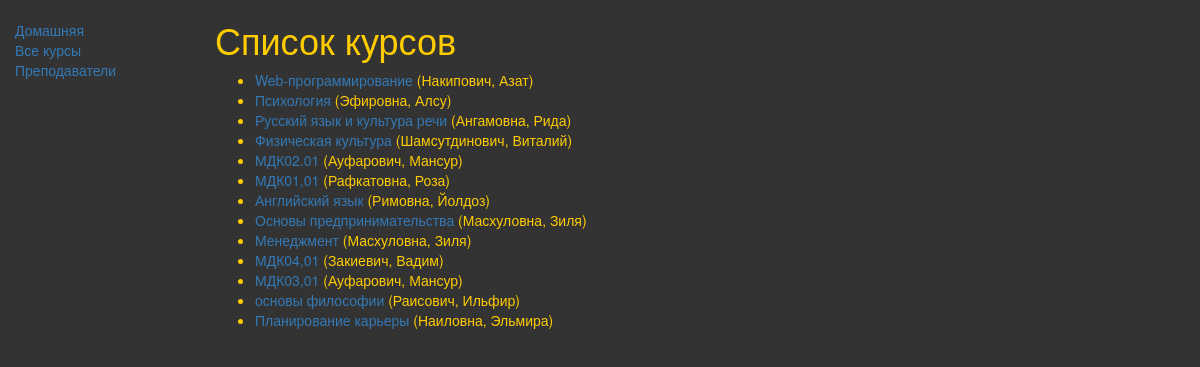
/firstapp/course/, run on the app's committed database.
### firstapp/models.py (models this page shows, shortened)
class course(models.Model):
    title = models.CharField(max_length=200)
    teacher = models.ForeignKey('Teacher', on_delete=models.SET_NULL, null=True)
    summary = models.TextField(max_length=1000, help_text="Введите описание учебного курса")
    faculty = models.ManyToManyField(faculty, help_text="Выберете факультет")
    def get_absolute_url(self):
        return reverse('данные о курсе', args=[str(self.id)])
    def display_faculty(self):
           return ','.join([ faculty.name for  faculty in self.faculty.all() [:3] ])
    display_faculty.short_description = 'Faculty'

class teacher(models.Model):
    first_name = models.CharField(max_length=100)
    last_name = models.CharField(max_length=100)
    date_of_birth = models.DateField(null=True, blank=True)
    def __str__(self):
        return '%s, %s' % (self.last_name, self.first_name)

### firstapp/views.py (the view)
class courseListView(generic.ListView):
    model = course

### firstapp/templates/firstapp/course_list.html
{% extends "base_generic.html" %}
{% block content %}
<h1>Список курсов</h1>
{% if course_list %}
<ul>
{% for course in course_list %}
<li>
<a href="{{ course.get_absolute_url }}">{{ course.title }}</a>
({{course.teacher}})
</li>
{% endfor %}
</ul>
{% else %}
<p>Курсы отсутствуют.</p>
{% endif %}
{% endblock %}

### firstapp/templates/base_generic.html (shortened to what this page needs)
<!DOCTYPE html>
<head>
 <link rel="stylesheet"
href="https://maxcdn.bootstrapcdn.com/bootstrap/3.3.7/css/bootstrap.min.css">
 {% load static %}
 <link rel="stylesheet" href="{% static 'css/styles.css' %}">
</head>
<body style="background: #333; color: #fc0;">
 <div class="container-fluid">
 <div class="row">
 <div class="col-sm-2">
 {% block sidebar %}
 <ul class="sidebar-nav">
 <li><a href="{% url 'index' %}">Домашняя</a></li>
 <li><a href="{% url 'course' %}">Все курсы</a></li>
 <li><a href="{% url 'teacher' %}">Преподаватели</a></li>
 </ul>
 {% endblock %}
 </div>
 <div class="col-sm-10 ">
 {% block content %}{% endblock %}
 </div>
 </div>
 </div>
</body>
</html>

### firstapp/static/styles.css (style rules this page uses)
.sidebar-nav { margin-top: 20px; padding: 0; list-style: none; bgcolor: "GreenYellow" }

### data on the page
course: title "Web-программирование", teacher "Накипович, Азат"
course: title "Психология", teacher "Эфировна, Алсу"
course: title "Русский язык и культура речи", teacher "Ангамовна, Рида"
course: title "Физическая культура", teacher "Шамсутдинович, Виталий"
course: title "МДК02.01", teacher "Ауфарович, Мансур"
course: title "МДК01,01", teacher "Рафкатовна, Роза"
course: title "Английский язык", teacher "Римовна, Йолдоз"
course: title "Основы предпринимательства", teacher "Масхуловна, Зиля"
course: title "Менеджмент", teacher "Масхуловна, Зиля"
course: title "МДК04,01", teacher "Закиевич, Вадим"
course: title "МДК03,01", teacher "Ауфарович, Мансур"
course: title "основы философии", teacher "Раисович, Ильфир"
course: title "Планирование карьеры", teacher "Наиловна, Эльмира"
